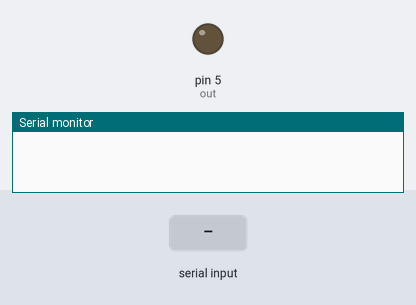
This sketch was run on a simulated Arduino Uno, built with avr-gcc and run on an emulated ATmega328P. Parts: output pins drawn as LEDs (lit = HIGH), the last lines printed to the serial monitor. The inputs (shaded band) are chosen by the test bench.

Above: at 1.2 s.
1.3 s: "H" received over Serial
At 2.5 s:
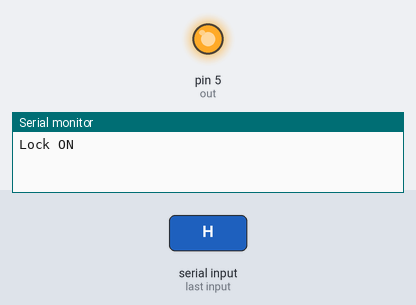
2.8 s: "L" received over Serial
At 3.8 s:
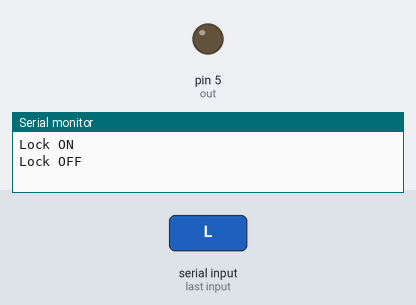
Timing chart, 0 to 5.8 s (numbered marks = the images above; inputs shaded):
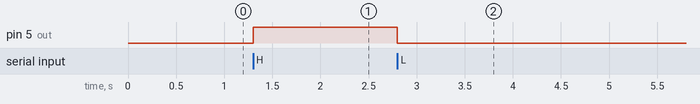

The sketch:

boite_de_lock.ino
```cpp
#define out 5
int ByteReceived;

void setup()
{
  Serial.begin(9600);
  pinMode(out, OUTPUT);
}

void loop()
{
  if (Serial.available() > 0)
  {
    ByteReceived = Serial.read();

    if(ByteReceived == 'H')
    {
      digitalWrite(out,HIGH);
      Serial.println("Lock ON");
    }

    if(ByteReceived == 'L')
    {
      digitalWrite(out,LOW);
      Serial.println("Lock OFF");
    }

  }
}
```

Measured:
- after the input at 1.3 s, pin 5 (out): LOW → HIGH at once
- after the input at 2.8 s, pin 5 (out): HIGH → LOW at once
